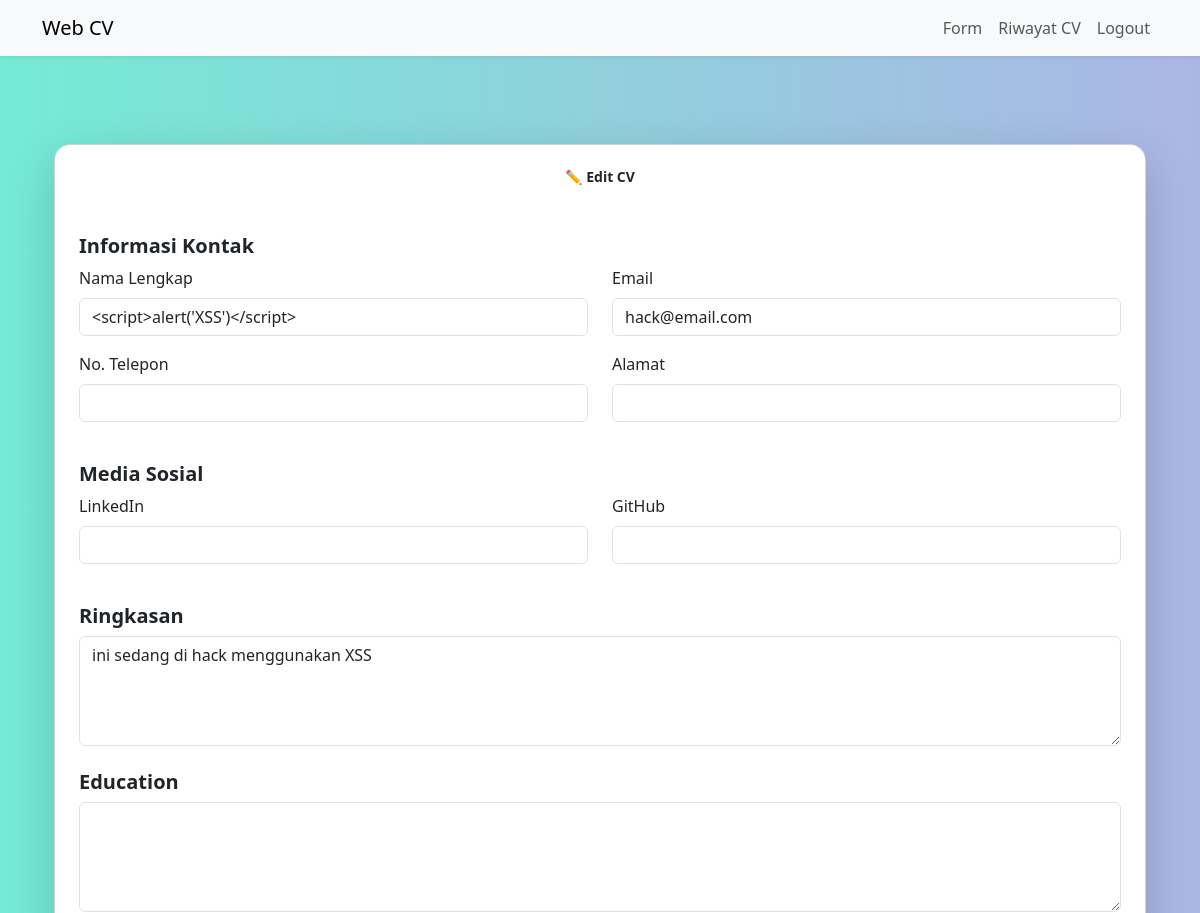
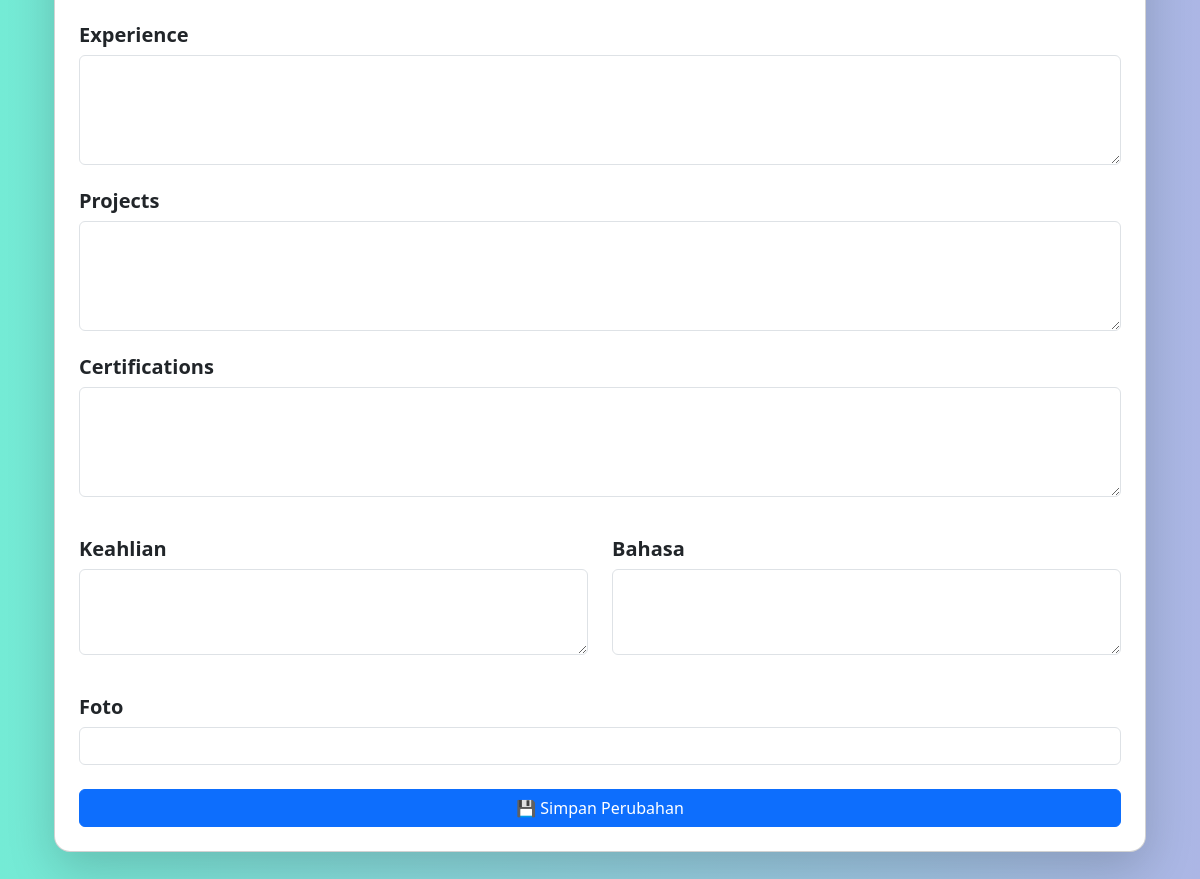
The app's page /cv/4/edit (signed in) with its own data (2 pictures, top to bottom).
### tables this page shows
CREATE TABLE cv (
    id              INTEGER PRIMARY KEY AUTOINCREMENT,
    user_id         INTEGER NOT NULL,
    name            TEXT NOT NULL,
    email           TEXT NOT NULL,
    phone           TEXT,
    address         TEXT,
    linkedin        TEXT,
    github          TEXT,
    summary         TEXT,
    education       TEXT,
    experience      TEXT,
    projects        TEXT,
    certifications  TEXT,
    skills          TEXT,
    languages       TEXT,
    photo_url       TEXT,
    FOREIGN KEY (user_id) REFERENCES user(id)
);

### app.py (the view)
@app.route('/cv/<int:cv_id>/edit', methods=['GET'])
@login_required
def edit_cv(cv_id):
    conn = get_db()
    cv = conn.execute('SELECT * FROM cv WHERE id=? AND user_id=?', (cv_id, current_user.id)).fetchone()
    conn.close()
    if not cv:
        return 'CV tidak ditemukan atau bukan milik Anda', 404
    return render_template('cv_edit.html', data=cv)

### app.py (called while the page is built)
@app.after_request
def remove_frame_options(response):
    response.headers.pop('X-Frame-Options', None)
    return response

@login_manager.user_loader
def load_user(user_id):
    conn = sqlite3.connect(DB_PATH)
    cur = conn.execute('SELECT id, username FROM user WHERE id = ?', (user_id,))
    row = cur.fetchone()
    conn.close()
    return User(*row) if row else None

def get_db():
    conn = sqlite3.connect(DB_PATH)
    conn.row_factory = sqlite3.Row
    return conn

### templates/cv_edit.html (shortened to what this page needs)
{% extends 'base.html' %}
{% block content %}
<div class="container py-5">
  <div class="card shadow-lg rounded-4 p-4">
    <h1 class="text-center mb-4 fw-bold">✏️ Edit CV</h1>
    <form method="post" action="{{ url_for('update_cv', cv_id=data.id) }}">
      <h5 class="fw-semibold mt-4">Informasi Kontak</h5>
      <div class="row">
        <div class="col-md-6 mb-3">
          <label class="form-label">Nama Lengkap</label>
          <input type="text" name="name" class="form-control" value="{{ data.name }}" required>
        </div>
        <div class="col-md-6 mb-3">
          <label class="form-label">Email</label>
          <input type="email" name="email" class="form-control" value="{{ data.email }}" required>
        </div>
        <div class="col-md-6 mb-3">
          <label class="form-label">No. Telepon</label>
          <input type="text" name="phone" class="form-control" value="{{ data.phone }}">
        </div>
        <div class="col-md-6 mb-3">
          <label class="form-label">Alamat</label>
          <input type="text" name="address" class="form-control" value="{{ data.address }}">
        </div>
      </div>
      <h5 class="fw-semibold mt-4">Media Sosial</h5>
      <div class="row">
        <div class="col-md-6 mb-3">
          <label class="form-label">LinkedIn</label>
          <input type="url" name="linkedin" class="form-control" value="{{ data.linkedin }}">
        </div>
        <div class="col-md-6 mb-3">
          <label class="form-label">GitHub</label>
          <input type="url" name="github" class="form-control" value="{{ data.github }}">
        </div>
      </div>
      <h5 class="fw-semibold mt-4">Ringkasan</h5>
      <div class="mb-3">
        <textarea name="summary" class="form-control" rows="4">{{ data.summary }}</textarea>
      </div>
      {% for section in ['education', 'experience', 'projects', 'certifications'] %}
        <h5 class="fw-semibold mt-4">{{ section|capitalize }}</h5>
        <div class="mb-3">
          <textarea name="{{ section }}" class="form-control" rows="4">{{ data[section] }}</textarea>
        </div>
      {% endfor %}
      <div class="row">
        <div class="col-md-6 mb-3">
          <h5 class="fw-semibold mt-4">Keahlian</h5>
          <textarea name="skills" class="form-control" rows="3">{{ data.skills }}</textarea>
        </div>
        <div class="col-md-6 mb-3">
          <h5 class="fw-semibold mt-4">Bahasa</h5>
          <textarea name="languages" class="form-control" rows="3">{{ data.languages }}</textarea>
        </div>
      </div>
      <h5 class="fw-semibold mt-4">Foto</h5>
      <div class="mb-4">
        <input type="url" name="photo" class="form-control" value="{{ data.photo_url }}">
      </div>
      <button type="submit" class="btn btn-primary w-100">💾 Simpan Perubahan</button>
    </form>
  </div>
</div>
{% endblock %}

### static/style.css (style rules this page uses)
body { font-family: 'Segoe UI', sans-serif; background: linear-gradient(to right, #74ebd5, #acb6e5); margin: 0; padding: 0; }
.text-center { font-size: 14px; }

### records on screen
cv: name "<script>alert('XSS')</script>", email "hack@email.com", summary "ini sedang di hack menggunakan XSS"

### other values on screen
{{ section|capitalize }} "Education" "Experience" "Projects" "Certifications"
